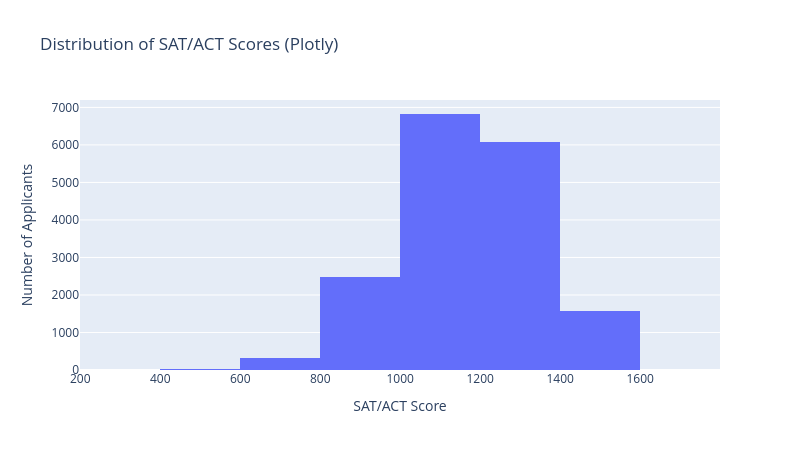

The code cell stored with this chart in its notebook:
### Code cell
# 2c. Plotly histogram (hover over the tallest bar to see its range and count)
fig = px.histogram(
    df,
    x='SAT_ACT',
    nbins=10,
    title='Distribution of SAT/ACT Scores (Plotly)',
    width=800, height=450)

fig.update_layout(xaxis_title='SAT/ACT Score',
                  yaxis_title='Number of Applicants')
fig.show()

### Figure 1 — Plotly figure (JSON) as saved in the notebook; plotly's stock layout.template omitted (floating-point values rounded to 4 significant figures; data arrays with more than 128 entries replaced by an {"elided": "..."} marker saying what was removed)
{"data": [{"bingroup": "x", "hovertemplate": "SAT_ACT=%{x}<br>count=%{y}<extra></extra>", "legendgroup": "", "marker": {"color": "#636efa", "pattern": {"shape": ""}}, "name": "", "nbinsx": 10, "orientation": "v", "showlegend": false, "type": "histogram", "x": {"elided": "17339 int values"}, "xaxis": "x", "yaxis": "y"}], "layout": {"barmode": "relative", "height": 450, "legend": {"tracegroupgap": 0}, "title": {"text": "Distribution of SAT/ACT Scores (Plotly)"}, "width": 800, "xaxis": {"anchor": "y", "domain": [0, 1], "title": {"text": "SAT/ACT Score"}}, "yaxis": {"anchor": "x", "domain": [0, 1], "title": {"text": "Number of Applicants"}}}}
